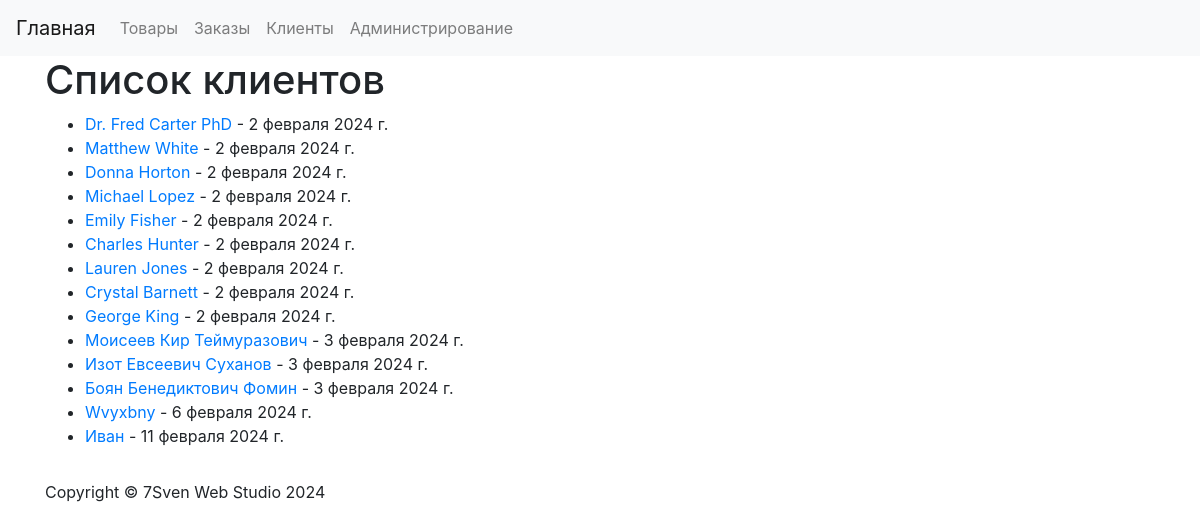
Screenshot of /customers/list/ with the database file from the repository.
### customers/models.py (models this page shows, shortened)
class Customer(models.Model):
    name = models.CharField(max_length=255, verbose_name='Имя клиента')
    email = models.EmailField(verbose_name='Почтовый адрес')
    phone_number = models.CharField(max_length=15, verbose_name='Номер телефона')
    address = models.TextField(verbose_name='Адрес')
    registration_date = models.DateField(auto_now_add=True, verbose_name='Дата регистрации')
    class Meta:
        verbose_name = 'Клиент'
        verbose_name_plural = 'Клиенты'

### customers/views.py (the view)
# urls.py: path('list/', fetch_customer_list, name='customer_list'),
def fetch_customer_list(request):
    customers = Customer.objects.all()
    return render(request, 'customers/customer_list.html', {'customers': customers})

### customers/templates/customers/customer_list.html (shortened to what this page needs)
{% extends 'base.html' %}
{% block content %}
    <h1>Список клиентов</h1>
    <ul>
        {% for customer in customers %}
        <li>
            <a href="{% url 'customer_view' customer.id %}">{{ customer.name }}</a> - {{ customer.registration_date }}
        </li>
        {% empty %}
        <li>Список клиентов пуст</li>
        {% endfor %}
    </ul>
{% endblock %}

### rows the page displays
Customer: name "Dr. Fred Carter PhD", registration_date "2 февраля 2024 г."
Customer: name "Matthew White", registration_date "2 февраля 2024 г."
Customer: name "Donna Horton", registration_date "2 февраля 2024 г."
Customer: name "Michael Lopez", registration_date "2 февраля 2024 г."
Customer: name "Emily Fisher", registration_date "2 февраля 2024 г."
Customer: name "Charles Hunter", registration_date "2 февраля 2024 г."
Customer: name "Lauren Jones", registration_date "2 февраля 2024 г."
Customer: name "Crystal Barnett", registration_date "2 февраля 2024 г."
Customer: name "George King", registration_date "2 февраля 2024 г."
Customer: name "Моисеев Кир Теймуразович", registration_date "3 февраля 2024 г."
Customer: name "Изот Евсеевич Суханов", registration_date "3 февраля 2024 г."
Customer: name "Боян Бенедиктович Фомин", registration_date "3 февраля 2024 г."
Customer: name "Wvyxbny", registration_date "6 февраля 2024 г."
Customer: name "Иван", registration_date "11 февраля 2024 г."
